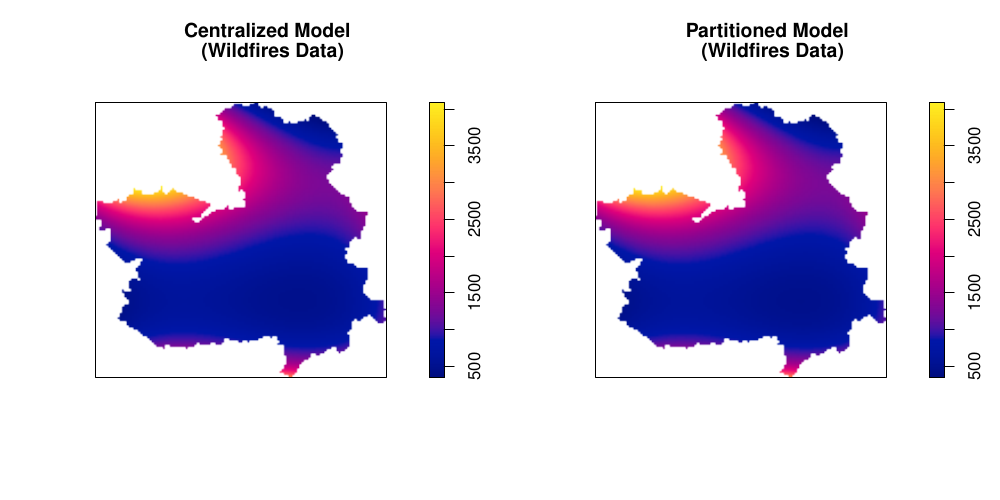

This figure's R source:
library(spatstat)
library(ggplot2)
source("fit.R")
source("predict.ppm2.R")
source("predconfPois2.R")

fire_centr <- fit(rescale(clmfires, 100), method = "full", type = "trend")
centr_preds <- fire_centr$preds
centr_ints <- fire_centr$interval

fires_div <- fit(rescale(clmfires, 100), method = "divided", type = "trend")
agg_preds <- fires_div$preds
agg_ints <- fires_div$interval

# Predictive plots
#pdf("fires.pdf", width = 10, height = 5)
lim_lwr <- min(c(min(centr_preds), min(agg_preds)))
lim_upr <- max(c(max(centr_preds), max(agg_preds)))
bounds <- c(lim_lwr, lim_upr)
par(mfrow=c(1,2))
image(centr_preds, zlim = bounds,
      main = "Centralized Model \n (Wildfires Data)") # Whole model
image(agg_preds, zlim = bounds,
      main = "Partitioned Model \n (Wildfires Data)") # Divided model
plot(clmfires$x, clmfires$y)
#dev.off()

lim_lwr <- min(c(min(centr_ints), min(agg_ints[[1]]), min(agg_ints[[2]])))
lim_upr <- max(c(max(centr_ints), max(agg_ints[[1]]), max(agg_ints[[2]])))
bounds <- c(lim_lwr, lim_upr)
#pdf("fire_intervals.pdf")
image(centr_ints, zlim = bounds,
      main = "Centralized Model \n (Wildfires Data)")
image(agg_ints, zlim = bounds,
      main = "Partitioned Model \n (Wildfires Data)")
#dev.off()

# Average interval width
mean(centr_ints[[2]] - centr_ints[[1]], na.rm=TRUE)
mean(agg_ints[[2]] - agg_ints[[1]], na.rm=TRUE)


# Count predictions
n_regions <- 5
region_radius <- 0.75
set.seed(75193)
centroids_x <- runif(n_regions, min(clmfires$x)/100, 
                     max(clmfires$x)/100)
centroids_y <- runif(n_regions, min(clmfires$y)/100,
                     max(clmfires$y)/100)

fire_centr <- fit(rescale(clmfires, 100), method = "full", type = "trend")
centr_preds <- fire_centr$preds
image(centr_preds, zlim = bounds,
      main = "Centralized Model \n (Wildfires Data)") # Whole model
for (i in 1:n_regions) {
  temp_window <- disc(radius = region_radius, centre = c(centroids_x[i], centroids_y[i]))
  
  fire_centr <- fit(rescale(clmfires, 100), window = temp_window, 
                    method = "full", type = "count")
  centr_preds <- fire_centr$preds
  centr_ints <- fire_centr$interval
  
  fires_div <- fit(rescale(clmfires, 100), window = temp_window,
                   method = "divided", type = "count")
  agg_preds <- fires_div$preds
  agg_ints <- fires_div$interval
  
  true_n <- rescale(clmfires, 100)[temp_window]$n
  cat(paste0("Region ", i, ":\n"))
  cat(paste0("True count in region ", i, ": ", true_n, "\n"))
  cat(paste0("Estimated count in region ", i, " from full model: ", 
             round(centr_preds, 2), " (", 
             round(centr_ints[1], 2), ", ", 
             round(centr_ints[2], 2), ") \n"))
  cat(paste0("Estimated count in region ", i, " from partitioned model: ", 
             round(agg_preds, 2), " (", 
             round(agg_ints[1], 2), ", ", 
             round(agg_ints[2], 2), ") \n"))
  cat("\n")
  lines(temp_window$bdry[[1]]$x, temp_window$bdry[[1]]$y)
  text(centroids_x[i], centroids_y[i], true_n)
}

